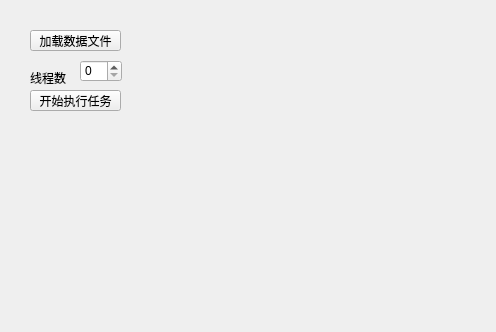
<?xml version="1.0" encoding="UTF-8"?>
<ui version="4.0">
 <class>Form</class>
 <widget class="QWidget" name="Form">
  <property name="geometry">
   <rect>
    <x>0</x>
    <y>0</y>
    <width>496</width>
    <height>332</height>
   </rect>
  </property>
  <property name="windowTitle">
   <string>Form</string>
  </property>
  <widget class="QPushButton" name="pushButton">
   <property name="geometry">
    <rect>
     <x>30</x>
     <y>30</y>
     <width>91</width>
     <height>21</height>
    </rect>
   </property>
   <property name="text">
    <string>加载数据文件</string>
   </property>
  </widget>
  <widget class="QPushButton" name="pushButton_2">
   <property name="geometry">
    <rect>
     <x>30</x>
     <y>90</y>
     <width>91</width>
     <height>21</height>
    </rect>
   </property>
   <property name="text">
    <string>开始执行任务</string>
   </property>
  </widget>
  <widget class="QSpinBox" name="spinBox">
   <property name="geometry">
    <rect>
     <x>80</x>
     <y>60</y>
     <width>42</width>
     <height>22</height>
    </rect>
   </property>
  </widget>
  <widget class="QLabel" name="label">
   <property name="geometry">
    <rect>
     <x>30</x>
     <y>70</y>
     <width>53</width>
     <height>16</height>
    </rect>
   </property>
   <property name="text">
    <string>线程数</string>
   </property>
  </widget>
 </widget>
 <resources/>
 <connections/>
</ui>
